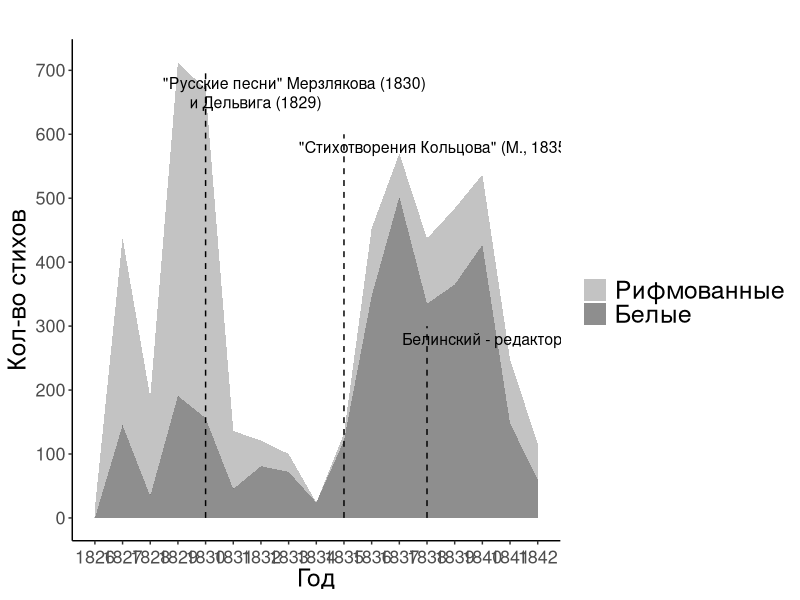

Write R code to recreate this figure.
library(ggplot2)
library(reshape2)
library(RColorBrewer)
library(scales)

db = read.csv("kolcov_4.1_blank.data.verse.csv", header=T, sep = ";", na.strings = "", quote = '')
rhyme = db[,-5]
rhyme.sum = aggregate(. ~ year, rhyme, sum)

rhyme.per = rhyme.sum
rhyme.per$per = rhyme.sum$no_rhm / rhyme.sum$total
rhyme.test = rhyme.per[,-(4:5)]
rhyme.test = melt(rhyme.test, id = "year")

ggplot(rhyme.test, aes(year)) +
  geom_area(aes(y = value, fill = variable, group = variable), alpha = 0.7) +
  scale_fill_manual(breaks = c("rhm", "no_rhm"), labels=c("Рифмованные", "Белые"), values =c("#a9a9a9", "#5e5e5e")) +
  labs(x = "Год", y = "Кол-во стихов", title = "", fill = "") +
  scale_y_continuous(breaks=pretty_breaks(n = 10)) +
  scale_x_continuous(breaks=pretty_breaks(n = 20)) +
  theme_bw() +
  theme(panel.grid.major = element_blank()) +
  theme(panel.grid.minor = element_blank()) +
  theme(panel.border = element_blank(), axis.line = element_line()) +
  theme(axis.line.x = element_line(color="black", size = 0.5), axis.text.x=element_text(vjust = 0.3),  axis.line.y = element_line(color="black", size = 0.5)) +
  theme(axis.text=element_text(size=13), axis.title=element_text(size = 18)) +
  theme(legend.text = element_text(size = 18), plot.title = element_text(size=18)) +
  annotate("segment", x = 1830, xend = 1830, y = 0, yend = 700, colour = "black", size = 0.5, linetype = 2) +
  annotate("text", x = 1833.2, y = 680, label = "\"Русские песни\" Мерзлякова (1830)", size = 4) +
  annotate("text", x = 1831.8, y = 650, label = "и Дельвига (1829)", size = 4) +
  annotate("segment", x = 1835, xend = 1835, y = 0, yend = 600, colour = "black", size = 0.5, linetype = 2) +
  annotate("text", x = 1838.3, y = 580, label = "\"Стихотворения Кольцова\" (М., 1835)", size = 4) +
  annotate("segment", x = 1838, xend = 1838, y = 0, yend = 300, colour = "black", size = 0.5, linetype = 2) +
  annotate("text", x = 1840, y = 280, label = "Белинский - редактор", size = 4)

